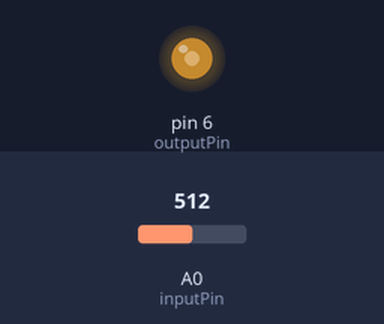
Bench run of a sketch on a simulated Arduino Uno, built with avr-gcc and run on an emulated ATmega328P. Parts: output pins drawn as LEDs (lit = HIGH). Inputs (shaded band) come from the test bench; at power-on: A0 (inputPin) = 512.

Above: at 1.2 s.
1.3 s: A0 (inputPin) set to 716
At 1.9 s:
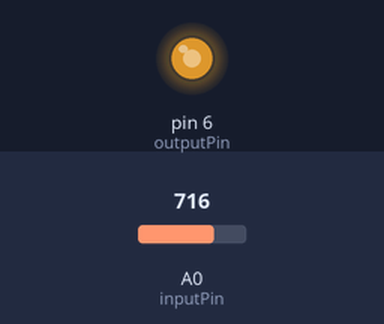
2.8 s: A0 (inputPin) set to 900
At 3.1 s:
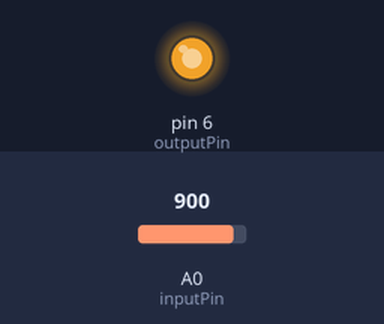
4.3 s: A0 (inputPin) set to 122
At 5.5 s:
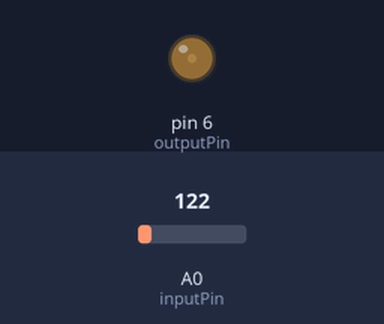
5.8 s: A0 (inputPin) set to 0
At 6.8 s:
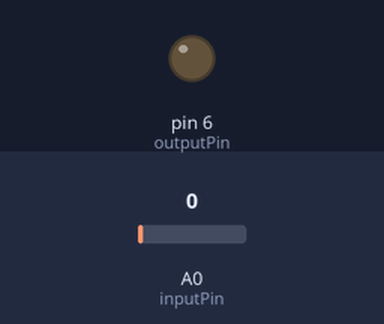
7.3 s: A0 (inputPin) set to 511
At 8.1 s:
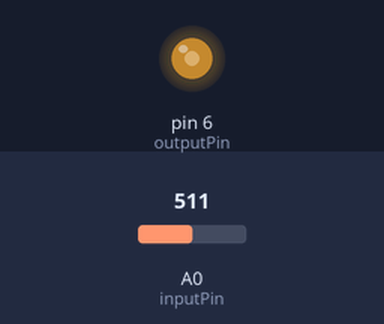
Timing chart, 0 to 9.8 s (numbered marks = the images above; inputs shaded):
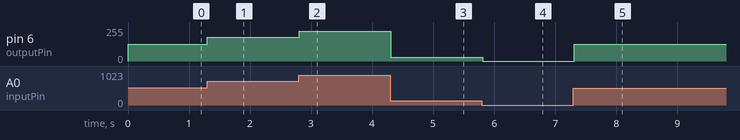

Measured:
- after the input at 1.3 s, pin 6 (outputPin): 127/255 → 178/255 at once
- after the input at 2.8 s, pin 6 (outputPin): 178/255 → 224/255 at once
- after the input at 4.3 s, pin 6 (outputPin): 224/255 → 30/255 at once
- after the input at 5.8 s, pin 6 (outputPin): 30/255 → 0/255 at once
- after the input at 7.3 s, pin 6 (outputPin): 0/255 → 127/255 at once

The sketch:

potentiometer.ino
```cpp
const int inputPin = A0;
const int outputPin = 6;

void setup() {
    // Opsæt kommunikationshastighed med PC
    Serial.begin(115200);

    pinMode(outputPin, OUTPUT);
}

void loop() {
    // Læs inputsignalet på den analoge indgang A0, og gem resultatet i variablen input
    // Analog read returnerer en værdi mellem 0 og 1023 proportionelt med spændingen på A0
    int input = analogRead(A0);

    // Map inputværdien mellem 0 og 1023 til en proportionel værdi mellem 0 og 255
    // Map anvendes fordi, Arduinoen læser analoge inputværdier med en opløsning på 1024 steps, mens output kun har en opløsning på 256 steps.
    input = map(input, 0, 1023, 0, 255);

    // Skriv den mappede inputværdi til outputPin
    analogWrite(outputPin, input);

    // Vent 100 millisekunder
    delay(100);
}
```
